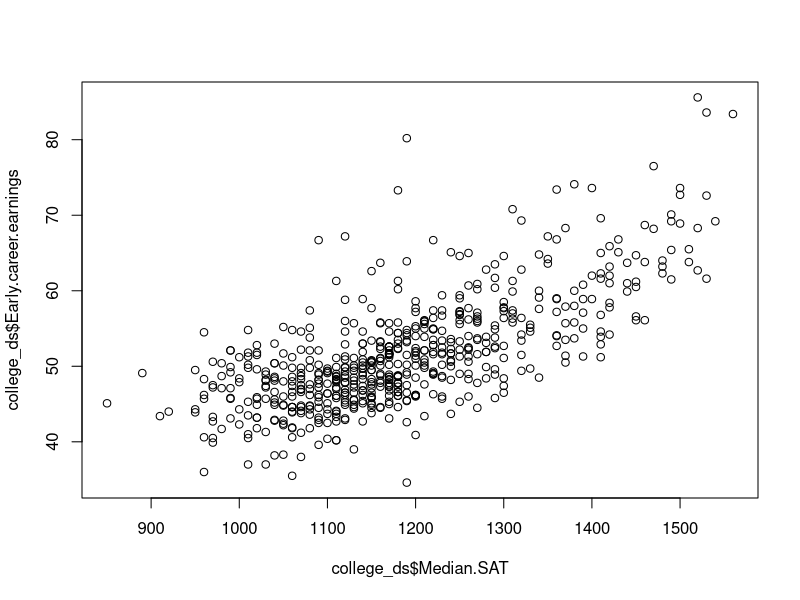
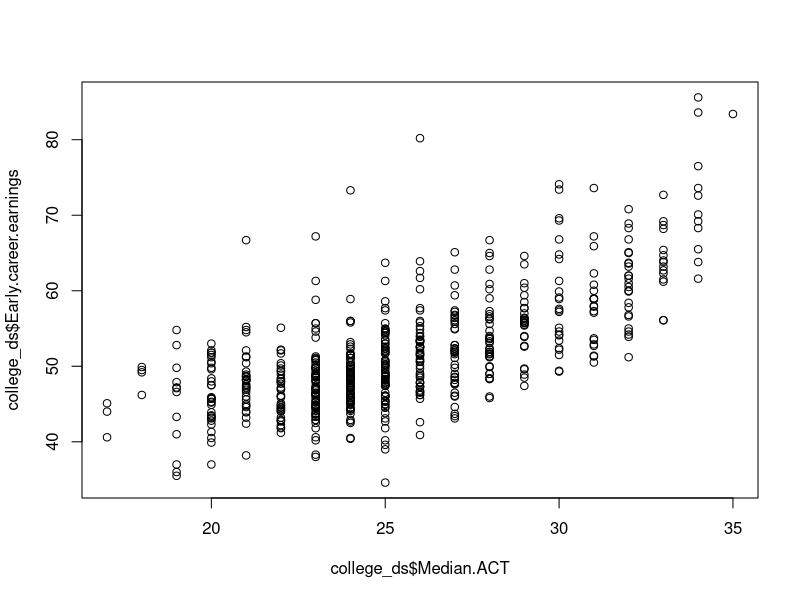
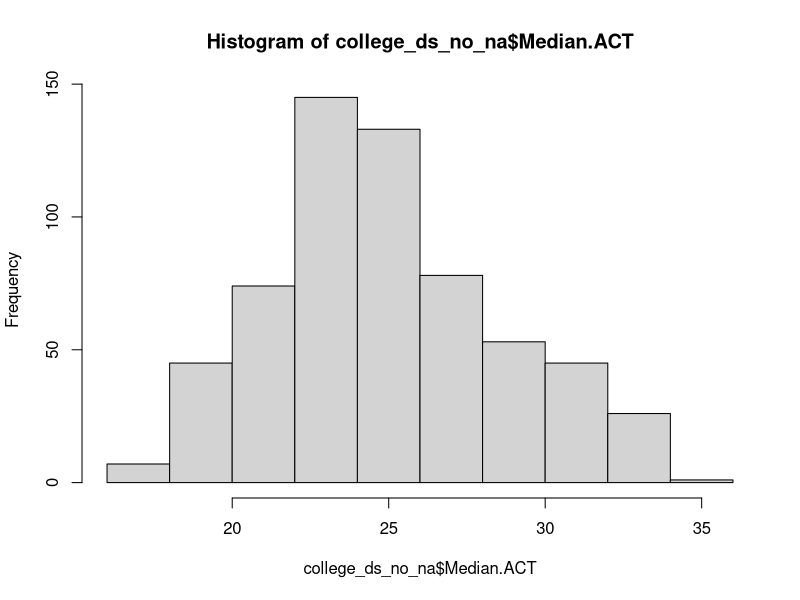

Write the R code that produced these figures, in order.
## ---- chunk 1
knitr::opts_chunk$set(echo = TRUE)

# This file is a sandbox. It should contain explorations with the dataset, along with useful comments for each exploration.

# It is important that each sanbox section should be documented of its purpose and methods, and should not spam the whole document (use filter, head, tail, etc.).

# The dataset of info on colleges listed
(college_ds = read.csv("data/projectdatamain.csv"))

# Creating blocks with include=FALSE can make space to leave comments per section, like this one.
## ---- chunk 2
# See the dataset of the best and worst 10 rankings of colleges
head(college_ds, 10)
tail(college_ds, 10)

# Plot the dataset of median SAT and median ACT per college into the reported early career earnings in that college.
# SAT score has a much higher range than ACT, so the graph looks more "continuous"
plot(college_ds$Median.SAT, college_ds$Early.career.earnings)
# ACT score has less range, so the graph looks "discrete"
plot(college_ds$Median.ACT, college_ds$Early.career.earnings)
## ---- chunk 3
college_ds_no_na = subset(college_ds, !is.na(Median.SAT) & !is.na(Median.ACT))
new <- na.omit(college_ds_no_na)
## ---- chunk 4
college_ds_no_na$Median.ACT[1]
## ---- chunk 5
hist(college_ds_no_na$Median.ACT)
#hist(college_ds_no_na$Median.ACT)
#hist(college_ds_no_na$Early.career.earnings)
summary(college_ds_no_na);summary(college_ds_no_na$Median.SAT);summary(college_ds_no_na$Median.ACT)
